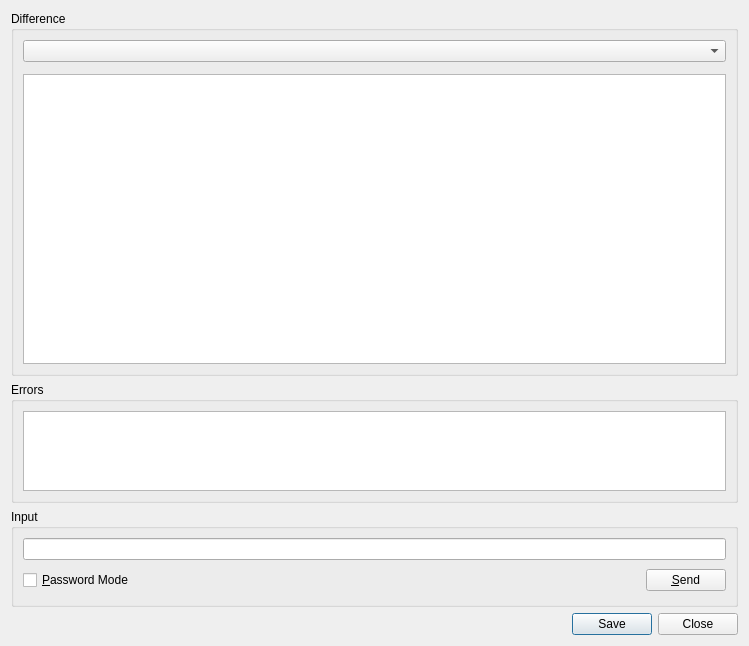
<?xml version="1.0" encoding="UTF-8"?>
<ui version="4.0">
 <class>SvnDiffDialog</class>
 <widget class="QWidget" name="SvnDiffDialog">
  <property name="geometry">
   <rect>
    <x>0</x>
    <y>0</y>
    <width>749</width>
    <height>646</height>
   </rect>
  </property>
  <property name="windowTitle">
   <string>Subversion Diff</string>
  </property>
  <layout class="QVBoxLayout">
   <item>
    <widget class="QGroupBox" name="contentsGroup">
     <property name="sizePolicy">
      <sizepolicy hsizetype="Preferred" vsizetype="Preferred">
       <horstretch>0</horstretch>
       <verstretch>3</verstretch>
      </sizepolicy>
     </property>
     <property name="title">
      <string>Difference</string>
     </property>
     <layout class="QVBoxLayout" name="verticalLayout">
      <item>
       <widget class="QComboBox" name="filesCombo"/>
      </item>
      <item>
       <widget class="EricTextEditSearchWidget" name="searchWidget" native="true">
        <property name="focusPolicy">
         <enum>Qt::WheelFocus</enum>
        </property>
       </widget>
      </item>
      <item>
       <widget class="QPlainTextEdit" name="contents">
        <property name="whatsThis">
         <string>&lt;b&gt;Subversion Diff&lt;/b&gt;&lt;p&gt;This shows the output of the svn diff command.&lt;/p&gt;</string>
        </property>
        <property name="lineWrapMode">
         <enum>QPlainTextEdit::NoWrap</enum>
        </property>
        <property name="readOnly">
         <bool>true</bool>
        </property>
        <property name="tabStopDistance">
         <double>8.000000000000000</double>
        </property>
       </widget>
      </item>
     </layout>
    </widget>
   </item>
   <item>
    <widget class="QGroupBox" name="errorGroup">
     <property name="sizePolicy">
      <sizepolicy hsizetype="Preferred" vsizetype="Expanding">
       <horstretch>0</horstretch>
       <verstretch>1</verstretch>
      </sizepolicy>
     </property>
     <property name="title">
      <string>Errors</string>
     </property>
     <layout class="QVBoxLayout">
      <item>
       <widget class="QTextEdit" name="errors">
        <property name="readOnly">
         <bool>true</bool>
        </property>
        <property name="acceptRichText">
         <bool>false</bool>
        </property>
       </widget>
      </item>
     </layout>
    </widget>
   </item>
   <item>
    <widget class="QGroupBox" name="inputGroup">
     <property name="title">
      <string>Input</string>
     </property>
     <layout class="QGridLayout">
      <item row="1" column="1">
       <spacer>
        <property name="orientation">
         <enum>Qt::Horizontal</enum>
        </property>
        <property name="sizeType">
         <enum>QSizePolicy::Expanding</enum>
        </property>
        <property name="sizeHint" stdset="0">
         <size>
          <width>327</width>
          <height>29</height>
         </size>
        </property>
       </spacer>
      </item>
      <item row="1" column="2">
       <widget class="QPushButton" name="sendButton">
        <property name="toolTip">
         <string>Press to send the input to the subversion process</string>
        </property>
        <property name="text">
         <string>&amp;Send</string>
        </property>
        <property name="shortcut">
         <string>Alt+S</string>
        </property>
       </widget>
      </item>
      <item row="0" column="0" colspan="3">
       <widget class="QLineEdit" name="input">
        <property name="toolTip">
         <string>Enter data to be sent to the subversion process</string>
        </property>
       </widget>
      </item>
      <item row="1" column="0">
       <widget class="QCheckBox" name="passwordCheckBox">
        <property name="toolTip">
         <string>Select to switch the input field to password mode</string>
        </property>
        <property name="text">
         <string>&amp;Password Mode</string>
        </property>
        <property name="shortcut">
         <string>Alt+P</string>
        </property>
       </widget>
      </item>
     </layout>
    </widget>
   </item>
   <item>
    <widget class="QDialogButtonBox" name="buttonBox">
     <property name="orientation">
      <enum>Qt::Horizontal</enum>
     </property>
     <property name="standardButtons">
      <set>QDialogButtonBox::Close|QDialogButtonBox::Save</set>
     </property>
    </widget>
   </item>
  </layout>
 </widget>
 <customwidgets>
  <customwidget>
   <class>EricTextEditSearchWidget</class>
   <extends>QWidget</extends>
   <header>EricWidgets/EricTextEditSearchWidget.h</header>
   <container>1</container>
  </customwidget>
 </customwidgets>
 <tabstops>
  <tabstop>filesCombo</tabstop>
  <tabstop>searchWidget</tabstop>
  <tabstop>contents</tabstop>
  <tabstop>errors</tabstop>
  <tabstop>input</tabstop>
  <tabstop>passwordCheckBox</tabstop>
  <tabstop>sendButton</tabstop>
 </tabstops>
 <resources/>
 <connections>
  <connection>
   <sender>buttonBox</sender>
   <signal>rejected()</signal>
   <receiver>SvnDiffDialog</receiver>
   <slot>close()</slot>
   <hints>
    <hint type="sourcelabel">
     <x>197</x>
     <y>624</y>
    </hint>
    <hint type="destinationlabel">
     <x>201</x>
     <y>645</y>
    </hint>
   </hints>
  </connection>
 </connections>
</ui>
